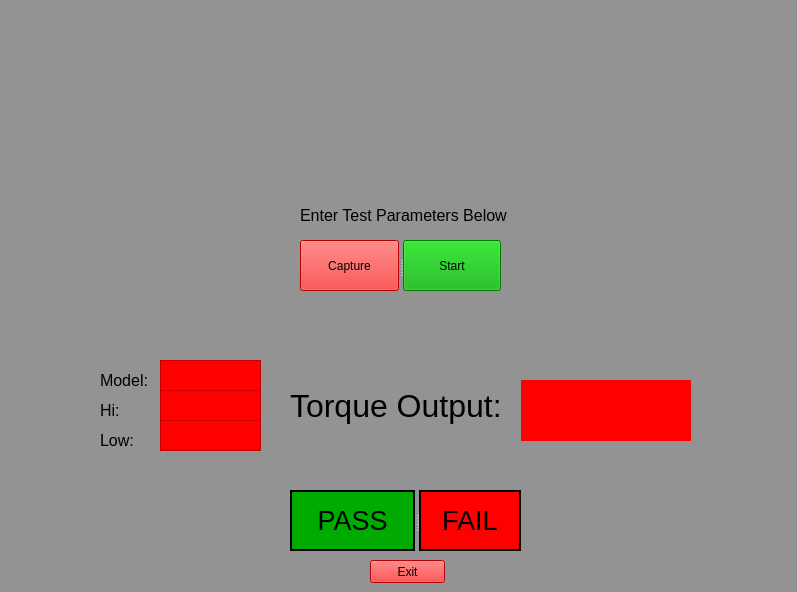
<?xml version="1.0" encoding="UTF-8"?>
<ui version="4.0">
 <class>EnterTool</class>
 <widget class="QWidget" name="EnterTool">
  <property name="geometry">
   <rect>
    <x>0</x>
    <y>0</y>
    <width>797</width>
    <height>592</height>
   </rect>
  </property>
  <property name="windowTitle">
   <string>Form</string>
  </property>
  <property name="styleSheet">
   <string notr="true">background-color: rgb(147, 147, 147);</string>
  </property>
  <widget class="QLabel" name="milwaukeeLabel">
   <property name="geometry">
    <rect>
     <x>130</x>
     <y>50</y>
     <width>531</width>
     <height>171</height>
    </rect>
   </property>
   <property name="layoutDirection">
    <enum>Qt::LeftToRight</enum>
   </property>
   <property name="autoFillBackground">
    <bool>false</bool>
   </property>
   <property name="text">
    <string/>
   </property>
   <property name="pixmap">
    <pixmap>mt1.gif</pixmap>
   </property>
   <property name="scaledContents">
    <bool>true</bool>
   </property>
  </widget>
  <widget class="QSplitter" name="splitter">
   <property name="geometry">
    <rect>
     <x>290</x>
     <y>490</y>
     <width>231</width>
     <height>61</height>
    </rect>
   </property>
   <property name="orientation">
    <enum>Qt::Horizontal</enum>
   </property>
   <widget class="QLabel" name="passLabel">
    <property name="font">
     <font>
      <pointsize>20</pointsize>
     </font>
    </property>
    <property name="styleSheet">
     <string notr="true">background-color: rgb(0, 170, 0);</string>
    </property>
    <property name="frameShape">
     <enum>QFrame::WinPanel</enum>
    </property>
    <property name="text">
     <string>PASS</string>
    </property>
    <property name="alignment">
     <set>Qt::AlignCenter</set>
    </property>
   </widget>
   <widget class="QLabel" name="failLabel">
    <property name="font">
     <font>
      <pointsize>20</pointsize>
     </font>
    </property>
    <property name="styleSheet">
     <string notr="true">background-color: rgb(255, 0, 0);</string>
    </property>
    <property name="frameShape">
     <enum>QFrame::WinPanel</enum>
    </property>
    <property name="text">
     <string>FAIL</string>
    </property>
    <property name="alignment">
     <set>Qt::AlignCenter</set>
    </property>
   </widget>
  </widget>
  <widget class="QLabel" name="selectToolLabel">
   <property name="geometry">
    <rect>
     <x>300</x>
     <y>200</y>
     <width>211</width>
     <height>31</height>
    </rect>
   </property>
   <property name="font">
    <font>
     <pointsize>12</pointsize>
    </font>
   </property>
   <property name="text">
    <string>Enter Test Parameters Below</string>
   </property>
  </widget>
  <widget class="QLabel" name="lowLabel">
   <property name="geometry">
    <rect>
     <x>100</x>
     <y>430</y>
     <width>71</width>
     <height>21</height>
    </rect>
   </property>
   <property name="font">
    <font>
     <pointsize>12</pointsize>
    </font>
   </property>
   <property name="text">
    <string>Low: </string>
   </property>
  </widget>
  <widget class="QLabel" name="torqueNumber">
   <property name="geometry">
    <rect>
     <x>520</x>
     <y>380</y>
     <width>171</width>
     <height>61</height>
    </rect>
   </property>
   <property name="styleSheet">
    <string notr="true">background-color: rgb(255, 0, 0);</string>
   </property>
   <property name="text">
    <string/>
   </property>
  </widget>
  <widget class="QLabel" name="torqueOutputLabel">
   <property name="geometry">
    <rect>
     <x>290</x>
     <y>370</y>
     <width>231</width>
     <height>71</height>
    </rect>
   </property>
   <property name="font">
    <font>
     <pointsize>24</pointsize>
    </font>
   </property>
   <property name="text">
    <string>Torque Output: </string>
   </property>
  </widget>
  <widget class="QLabel" name="modelLabel">
   <property name="geometry">
    <rect>
     <x>100</x>
     <y>370</y>
     <width>71</width>
     <height>21</height>
    </rect>
   </property>
   <property name="font">
    <font>
     <pointsize>12</pointsize>
    </font>
   </property>
   <property name="text">
    <string>Model:</string>
   </property>
  </widget>
  <widget class="QLabel" name="hiLabel">
   <property name="geometry">
    <rect>
     <x>100</x>
     <y>400</y>
     <width>71</width>
     <height>21</height>
    </rect>
   </property>
   <property name="font">
    <font>
     <pointsize>12</pointsize>
    </font>
   </property>
   <property name="text">
    <string>Hi:</string>
   </property>
  </widget>
  <widget class="QPushButton" name="exitButton">
   <property name="geometry">
    <rect>
     <x>370</x>
     <y>560</y>
     <width>75</width>
     <height>23</height>
    </rect>
   </property>
   <property name="styleSheet">
    <string notr="true">background-color: rgb(255, 0, 0);</string>
   </property>
   <property name="text">
    <string>Exit</string>
   </property>
  </widget>
  <widget class="QTextEdit" name="modelTextEdit">
   <property name="geometry">
    <rect>
     <x>160</x>
     <y>360</y>
     <width>101</width>
     <height>31</height>
    </rect>
   </property>
   <property name="styleSheet">
    <string notr="true">background-color: rgb(255, 0, 0);</string>
   </property>
  </widget>
  <widget class="QTextEdit" name="hiTextEdit">
   <property name="geometry">
    <rect>
     <x>160</x>
     <y>390</y>
     <width>101</width>
     <height>31</height>
    </rect>
   </property>
   <property name="styleSheet">
    <string notr="true">background-color: rgb(255, 0, 0);</string>
   </property>
  </widget>
  <widget class="QTextEdit" name="lowTextEdit">
   <property name="geometry">
    <rect>
     <x>160</x>
     <y>420</y>
     <width>101</width>
     <height>31</height>
    </rect>
   </property>
   <property name="styleSheet">
    <string notr="true">background-color: rgb(255, 0, 0);</string>
   </property>
  </widget>
  <widget class="QSplitter" name="splitter_2">
   <property name="geometry">
    <rect>
     <x>300</x>
     <y>240</y>
     <width>201</width>
     <height>51</height>
    </rect>
   </property>
   <property name="orientation">
    <enum>Qt::Horizontal</enum>
   </property>
   <widget class="QPushButton" name="captureButton">
    <property name="styleSheet">
     <string notr="true">background-color: rgb(255, 0, 0);</string>
    </property>
    <property name="text">
     <string>Capture</string>
    </property>
   </widget>
   <widget class="QPushButton" name="startButton">
    <property name="styleSheet">
     <string notr="true">background-color: rgb(0, 170, 0);</string>
    </property>
    <property name="text">
     <string>Start</string>
    </property>
   </widget>
  </widget>
 </widget>
 <resources/>
 <connections/>
</ui>
